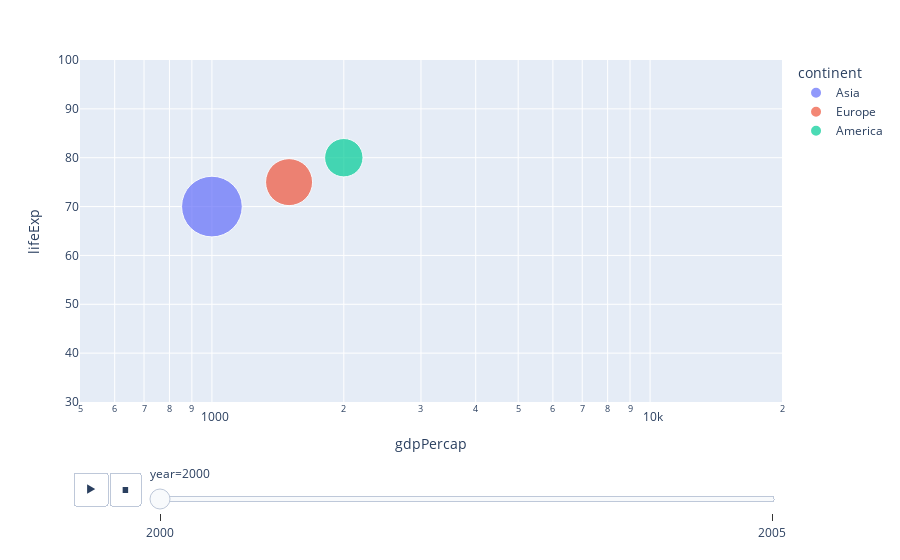

The notebook cell saved with this chart:
### Code cell
import pandas as pd
import plotly.express as px

 
data = {
    'country': ['Country A', 'Country B', 'Country C', 'Country A', 'Country B', 'Country C'],
    'year': [2000, 2000, 2000, 2005, 2005, 2005],
    'gdpPercap': [1000, 1500, 2000, 1100, 1600, 2200],
    'lifeExp': [70, 75, 80, 72, 76, 81],
    'pop': [5000000, 3000000, 2000000, 5500000, 3200000, 2100000],
    'continent': ['Asia', 'Europe', 'America', 'Asia', 'Europe', 'America']
}

 
df = pd.DataFrame(data)


fig = px.scatter(df, 
                 x="gdpPercap", 
                 y="lifeExp", 
                 animation_frame="year", 
                 animation_group="country",
                 size="pop", 
                 color="continent", 
                 hover_name="country",
                 log_x=True, 
                 size_max=45, 
                 range_x=[500, 20000], 
                 range_y=[30, 100])


fig.show()

### Figure 1 — Plotly figure (JSON) as saved in the notebook; plotly's stock layout.template omitted (floating-point values rounded to 4 significant figures)
{"data": [{"hovertemplate": "<b>%{hovertext}</b><br><br>continent=Asia<br>year=2000<br>gdpPercap=%{x}<br>lifeExp=%{y}<br>pop=%{marker.size}<extra></extra>", "hovertext": ["Country A"], "ids": ["Country A"], "legendgroup": "Asia", "marker": {"color": "#636efa", "size": [5000000], "sizemode": "area", "sizeref": 2716.0, "symbol": "circle"}, "mode": "markers", "name": "Asia", "orientation": "v", "showlegend": true, "type": "scatter", "x": [1000], "xaxis": "x", "y": [70], "yaxis": "y"}, {"hovertemplate": "<b>%{hovertext}</b><br><br>continent=Europe<br>year=2000<br>gdpPercap=%{x}<br>lifeExp=%{y}<br>pop=%{marker.size}<extra></extra>", "hovertext": ["Country B"], "ids": ["Country B"], "legendgroup": "Europe", "marker": {"color": "#EF553B", "size": [3000000], "sizemode": "area", "sizeref": 2716.0, "symbol": "circle"}, "mode": "markers", "name": "Europe", "orientation": "v", "showlegend": true, "type": "scatter", "x": [1500], "xaxis": "x", "y": [75], "yaxis": "y"}, {"hovertemplate": "<b>%{hovertext}</b><br><br>continent=America<br>year=2000<br>gdpPercap=%{x}<br>lifeExp=%{y}<br>pop=%{marker.size}<extra></extra>", "hovertext": ["Country C"], "ids": ["Country C"], "legendgroup": "America", "marker": {"color": "#00cc96", "size": [2000000], "sizemode": "area", "sizeref": 2716.0, "symbol": "circle"}, "mode": "markers", "name": "America", "orientation": "v", "showlegend": true, "type": "scatter", "x": [2000], "xaxis": "x", "y": [80], "yaxis": "y"}], "layout": {"legend": {"itemsizing": "constant", "title": {"text": "continent"}, "tracegroupgap": 0}, "margin": {"t": 60}, "sliders": [{"active": 0, "currentvalue": {"prefix": "year="}, "len": 0.9, "pad": {"b": 10, "t": 60}, "steps": [{"args": [["2000"], {"frame": {"duration": 0, "redraw": false}, "fromcurrent": true, "mode": "immediate", "transition": {"duration": 0, "easing": "linear"}}], "label": "2000", "method": "animate"}, {"args": [["2005"], {"frame": {"duration": 0, "redraw": false}, "fromcurrent": true, "mode": "immediate", "transition": {"duration": 0, "easing": "linear"}}], "label": "2005", "method": "animate"}], "x": 0.1, "xanchor": "left", "y": 0, "yanchor": "top"}], "updatemenus": [{"buttons": [{"args": [null, {"frame": {"duration": 500, "redraw": false}, "fromcurrent": true, "mode": "immediate", "transition": {"duration": 500, "easing": "linear"}}], "label": "&#9654;", "method": "animate"}, {"args": [[null], {"frame": {"duration": 0, "redraw": false}, "fromcurrent": true, "mode": "immediate", "transition": {"duration": 0, "easing": "linear"}}], "label": "&#9724;", "method": "animate"}], "direction": "left", "pad": {"r": 10, "t": 70}, "showactive": false, "type": "buttons", "x": 0.1, "xanchor": "right", "y": 0, "yanchor": "top"}], "xaxis": {"anchor": "y", "domain": [0, 1], "range": [2.699, 4.301], "title": {"text": "gdpPercap"}, "type": "log"}, "yaxis": {"anchor": "x", "domain": [0, 1], "range": [30, 100], "title": {"text": "lifeExp"}}}}
